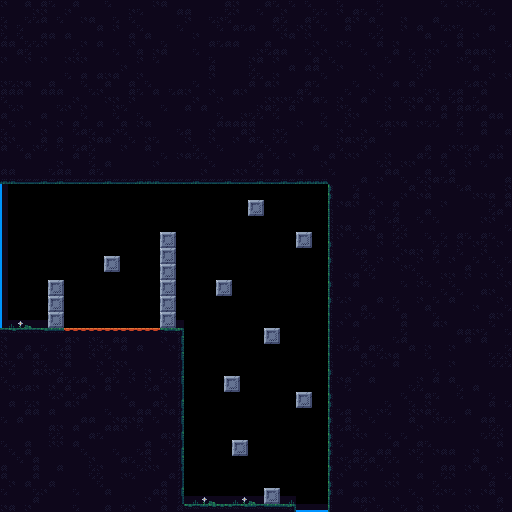

Rendered tile map (Tiled .tmx) drawn with the repository's tilesets; below, a short description and the map source with its tile grids summarised:
An orthogonal 64x64 tile map with 8x8 px tiles, 2 tile layers (Background, Walls) and 6 objects (2x south, 2x west, item).

<map version="1.10" tiledversion="1.11.0" orientation="orthogonal" renderorder="right-down" width="64" height="64" tilewidth="8" tileheight="8" infinite="0" nextlayerid="8" nextobjectid="14">
 <tileset firstgid="1" name="tiles" tilewidth="8" tileheight="8" tilecount="504" columns="24">
  <image source="../Tilesets/tiles.png" width="192" height="168" />
  <tile id="50" probability="0.3" />
  <tile id="51" probability="0.3" />
  <tile id="52" probability="0.3" />
  <tile id="65">
   <properties>
    <property name="nez:isOneWayPlatform" value="true" />
   </properties>
  </tile>
  <tile id="66">
   <properties>
    <property name="nez:isOneWayPlatform" value="true" />
   </properties>
  </tile>
  <tile id="67">
   <properties>
    <property name="nez:isOneWayPlatform" value="true" />
   </properties>
  </tile>
  <tile id="68">
   <properties>
    <property name="nez:isOneWayPlatform" value="true" />
   </properties>
  </tile>
  <tile id="69">
   <properties>
    <property name="nez:isOneWayPlatform" value="true" />
   </properties>
  </tile>
  <wangsets>
   <wangset name="Mixed Set" type="mixed" tile="-1">
    <wangcolor name="Dirt" color="#ff0000" tile="-1" probability="1" />
    <wangtile tileid="25" wangid="1,1,0,0,0,1,1,1" />
    <wangtile tileid="26" wangid="1,1,0,0,0,0,0,1" />
    <wangtile tileid="27" wangid="1,1,0,0,0,0,0,1" />
    <wangtile tileid="28" wangid="1,1,0,0,0,0,0,1" />
    <wangtile tileid="29" wangid="1,1,1,1,0,0,0,1" />
    <wangtile tileid="49" wangid="0,0,0,0,0,1,1,1" />
    <wangtile tileid="53" wangid="0,1,1,1,0,0,0,0" />
    <wangtile tileid="73" wangid="0,0,0,0,0,1,1,1" />
    <wangtile tileid="77" wangid="0,1,1,1,0,0,0,0" />
    <wangtile tileid="97" wangid="0,0,0,0,0,1,1,1" />
    <wangtile tileid="101" wangid="0,1,1,1,0,0,0,0" />
    <wangtile tileid="121" wangid="0,0,0,1,1,1,1,1" />
    <wangtile tileid="122" wangid="0,0,0,1,1,1,0,0" />
    <wangtile tileid="123" wangid="0,0,0,1,1,1,0,0" />
    <wangtile tileid="124" wangid="0,0,0,1,1,1,0,0" />
    <wangtile tileid="125" wangid="0,1,1,1,1,1,0,0" />
   </wangset>
  </wangsets>
 </tileset>
 <layer id="2" name="Background" width="64" height="64">
  <data>[4096 cells, 52 non-empty, 9 distinct tile ids]</data>
 </layer>
 <layer id="1" name="Walls" width="64" height="64">
  <data>[4096 cells, 3018 non-empty, 26 distinct tile ids]</data>
 </layer>
 <objectgroup color="#00ff00" id="3" name="SpawnPoints">
  <object id="1" name="south" x="280" y="496">
   <point />
  </object>
  <object id="2" name="west" x="24" y="320">
   <point />
  </object>
  <object id="5" name="item" x="304" y="221">
   <point />
  </object>
 </objectgroup>
 <objectgroup color="#0055ff" id="7" name="Teleporters">
  <object id="7" name="west" x="0" y="184" width="2.00284" height="143.981" />
  <object id="8" name="south" x="296" y="511.048" width="32" height="0.951515" />
 </objectgroup>
 <objectgroup color="#ff0000" id="6" name="DangerZones">
  <object id="12" x="64" y="328">
   <polygon points="0,0 96,0 96,8 0,8" />
  </object>
 </objectgroup>
</map>
